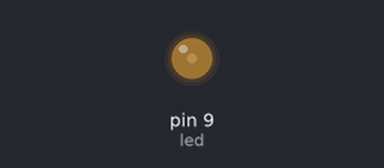
A sketch run on a simulated Arduino Uno, built with avr-gcc and run on an emulated ATmega328P. Shown: output pins drawn as LEDs (lit = HIGH).

Above: at 0.05 s.
At 0.15 s:
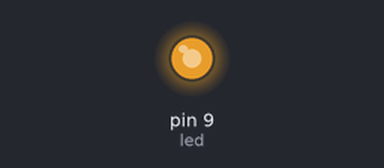
At 0.25 s:
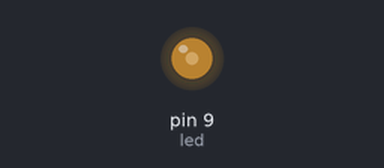
Timing chart, 0 to 3.0 s (numbered marks = the images above):
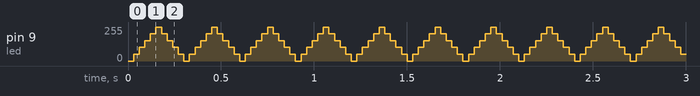

The sketch:

fade.ino
```cpp
const int led = 9;           // the PWM pin the LED is attached to
int brightness = 0;    // how bright the LED is
int fadeAmount = 51;    // how many points to fade the LED by

// the setup routine runs once when you press reset:
void setup() {
  // declare pin 9 to be an output:
  pinMode(led, OUTPUT);
}


void loop() {
  // set the brightness of pin 9:
  analogWrite(led, brightness);

  // change the brightness for next time through the loop:
  brightness = brightness + fadeAmount;

  // reverse the direction of the fading at the ends of the fade:
  if (brightness <= 0 || brightness >= 255) {
    fadeAmount = -fadeAmount;
  }
  // wait for 30 milliseconds to see the dimming effect
  delay(30);
}
```

Measured:
- by itself, pin 9 (led): repeats every 0.30 s: 102/255 0.03 s, 153/255 0.03 s, 204/255 0.03 s, 255/255 0.03 s, 204/255 0.03 s, 153/255 0.03 s, 102/255 0.03 s, 51/255 0.03 s, 0/255 0.03 s, 51/255 0.03 s
